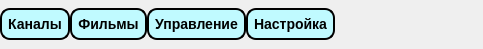
<?xml version="1.0" encoding="UTF-8"?>
<ui version="4.0">
 <class>STBMenu</class>
 <widget class="QWidget" name="STBMenu">
  <property name="geometry">
   <rect>
    <x>0</x>
    <y>0</y>
    <width>483</width>
    <height>49</height>
   </rect>
  </property>
  <property name="windowTitle">
   <string>Form</string>
  </property>
  <property name="styleSheet">
   <string notr="true">QPushButton{
	background-color: rgb(192, 250, 255);
	border-style: outset;
	border-width: 2px;
	border-radius: 10px;
	border-color: black;
	font: bold 14px;
	padding: 6px;
}</string>
  </property>
  <layout class="QHBoxLayout" name="horizontalLayout">
   <property name="spacing">
    <number>0</number>
   </property>
   <property name="margin">
    <number>0</number>
   </property>
   <item>
    <widget class="QPushButton" name="channelsButton">
     <property name="text">
      <string>Каналы</string>
     </property>
     <property name="flat">
      <bool>false</bool>
     </property>
    </widget>
   </item>
   <item>
    <widget class="QPushButton" name="vodButton">
     <property name="text">
      <string>Фильмы</string>
     </property>
    </widget>
   </item>
   <item>
    <widget class="QPushButton" name="settingsButton">
     <property name="text">
      <string>Управление</string>
     </property>
    </widget>
   </item>
   <item>
    <widget class="QPushButton" name="videoButton">
     <property name="text">
      <string>Настройка</string>
     </property>
    </widget>
   </item>
   <item>
    <spacer name="horizontalSpacer">
     <property name="orientation">
      <enum>Qt::Horizontal</enum>
     </property>
     <property name="sizeHint" stdset="0">
      <size>
       <width>102</width>
       <height>20</height>
      </size>
     </property>
    </spacer>
   </item>
  </layout>
 </widget>
 <resources/>
 <connections/>
</ui>
